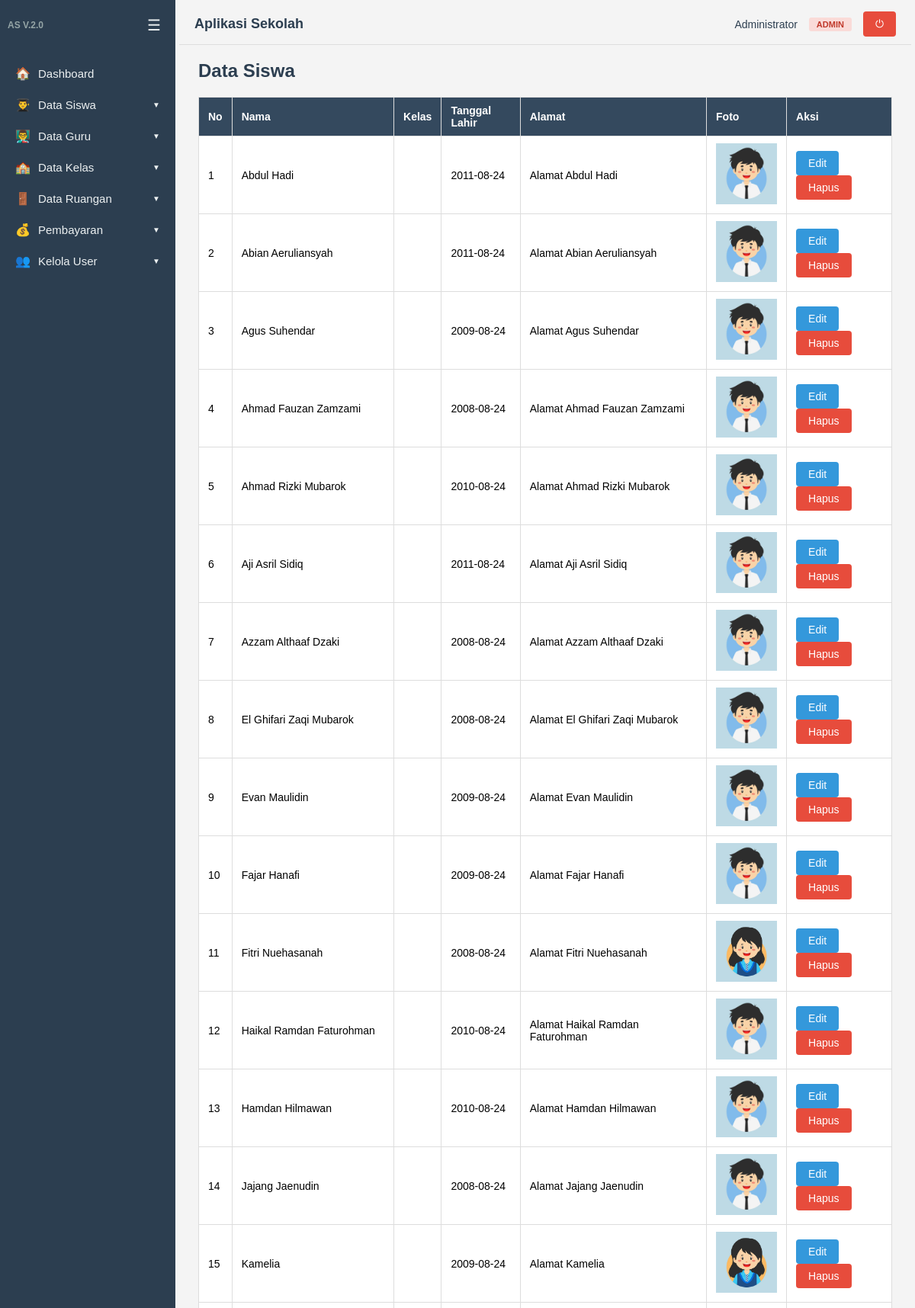
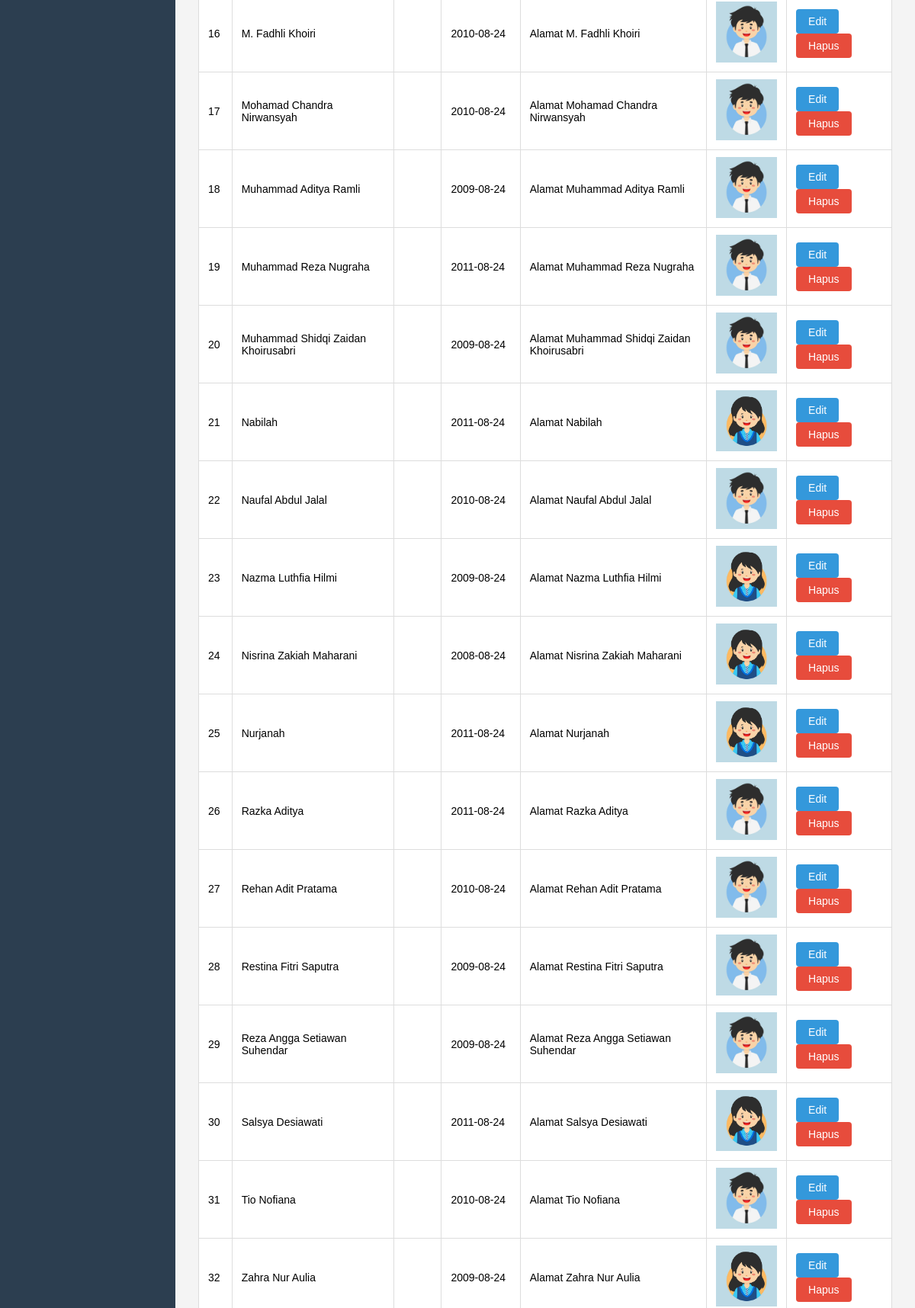
Screenshot of /siswa/tampil.php (signed in, upper part) with the database file from the repository (2 pictures, top to bottom).
### tables this page shows
CREATE TABLE `datasiswa` (
  `id` int(5) NOT NULL,
  `nama` varchar(50) NOT NULL,
  `status` enum('aktif','tidak aktif') NOT NULL DEFAULT 'aktif',
  `tanggal_lahir` date NOT NULL,
  `alamat` varchar(100) NOT NULL,
  `foto` varchar(100) DEFAULT NULL,
  `id_kelas` int(11) DEFAULT NULL
);

### siswa/tampil.php (the view, shortened to what this page needs)
<?php
include dirname(__DIR__) . '/koneksi.php';
$data = mysqli_query($koneksi, "SELECT * FROM datasiswa");
include dirname(__DIR__) . '/layout/header.php';
?>
<h2>Data Siswa</h2>
<table>
    <tr>
        <th>No</th>
        <th>Nama</th>
        <th>Kelas</th>
        <th>Tanggal Lahir</th>
        <th>Alamat</th>
        <th>Foto</th>
        <th>Aksi</th>
    </tr>
    <?php $no = 1; ?>
    <?php while ($row = mysqli_fetch_assoc($data)) : ?>
        <tr>
            <td><?= $no++; ?></td>
            <td><?= htmlspecialchars($row['nama']); ?></td>
            <td><?= htmlspecialchars($row['kelas']); ?></td>
            <td><?= htmlspecialchars($row['tanggal_lahir']); ?></td>
            <td><?= htmlspecialchars($row['alamat']); ?></td>
            <td>
                <img src="<?= BASE_URL; ?>/uploads/foto_siswa/<?= $row['foto']; ?>" width="80">
            </td>
            <td>
                <a class="btn" href="edit.php?id=<?= $row['id']; ?>">Edit</a>
                <a class="btn btn-danger" href="hapus.php?id=<?= $row['id']; ?>"
                    onclick="return confirm('Yakin ingin menghapus data ini?')">
                    Hapus
                </a>
            </td>
        </tr>
    <?php endwhile; ?>
</table>
<br>
<?php include dirname(__DIR__) . '/layout/footer.php'; ?>

### layout/header.php (style rules this page uses)
* { box-sizing: border-box; margin: 0; padding: 0; }
body { font-family: Arial, Helvetica, sans-serif; background: #f4f4f4; display: flex; min-height: 100vh; }
h2 { margin-bottom: 20px; color: #2c3e50; }
table { border-collapse: collapse; width: 100%; background: #fff; margin-bottom: 15px; }
table th, table td { border: 1px solid #ddd; padding: 9px 12px; text-align: left; font-size: 14px; }
table th { background: #34495e; color: #fff; }
.btn { display: inline-block; background: #3498db; color: #fff; border: 0; padding: 8px 16px; border-radius: 4px; cursor: pointer; text-decoration: none; font-size: 14px; }
.btn-danger { background: #e74c3c; }

### rows the page displays
datasiswa: nama "Abdul Hadi", tanggal_lahir "2011-08-24", alamat "Alamat Abdul Hadi", foto (picture)
datasiswa: nama "Abian Aeruliansyah", tanggal_lahir "2011-08-24", alamat "Alamat Abian Aeruliansyah", foto (picture)
datasiswa: nama "Agus Suhendar", tanggal_lahir "2009-08-24", alamat "Alamat Agus Suhendar", foto (picture)
datasiswa: nama "Ahmad Fauzan Zamzami", tanggal_lahir "2008-08-24", alamat "Alamat Ahmad Fauzan Zamzami", foto (picture)
datasiswa: nama "Ahmad Rizki Mubarok", tanggal_lahir "2010-08-24", alamat "Alamat Ahmad Rizki Mubarok", foto (picture)
datasiswa: nama "Aji Asril Sidiq", tanggal_lahir "2011-08-24", alamat "Alamat Aji Asril Sidiq", foto (picture)
datasiswa: nama "Azzam Althaaf Dzaki", tanggal_lahir "2008-08-24", alamat "Alamat Azzam Althaaf Dzaki", foto (picture)
datasiswa: nama "El Ghifari Zaqi Mubarok", tanggal_lahir "2008-08-24", alamat "Alamat El Ghifari Zaqi Mubarok", foto (picture)
datasiswa: nama "Evan Maulidin", tanggal_lahir "2009-08-24", alamat "Alamat Evan Maulidin", foto (picture)
datasiswa: nama "Fajar Hanafi", tanggal_lahir "2009-08-24", alamat "Alamat Fajar Hanafi", foto (picture)
datasiswa: nama "Fitri Nuehasanah", tanggal_lahir "2008-08-24", alamat "Alamat Fitri Nuehasanah", foto (picture)
datasiswa: nama "Haikal Ramdan Faturohman", tanggal_lahir "2010-08-24", alamat "Alamat Haikal Ramdan Faturohman", foto (picture)
datasiswa: nama "Hamdan Hilmawan", tanggal_lahir "2010-08-24", alamat "Alamat Hamdan Hilmawan", foto (picture)
datasiswa: nama "Jajang Jaenudin", tanggal_lahir "2008-08-24", alamat "Alamat Jajang Jaenudin", foto (picture)
datasiswa: nama "Kamelia", tanggal_lahir "2009-08-24", alamat "Alamat Kamelia", foto (picture)
datasiswa: nama "M. Fadhli Khoiri", tanggal_lahir "2010-08-24", alamat "Alamat M. Fadhli Khoiri", foto (picture)
datasiswa: nama "Mohamad Chandra Nirwansyah", tanggal_lahir "2010-08-24", alamat "Alamat Mohamad Chandra Nirwansyah", foto (picture)
datasiswa: nama "Muhammad Aditya Ramli", tanggal_lahir "2009-08-24", alamat "Alamat Muhammad Aditya Ramli", foto (picture)
datasiswa: nama "Muhammad Reza Nugraha", tanggal_lahir "2011-08-24", alamat "Alamat Muhammad Reza Nugraha", foto (picture)
datasiswa: nama "Muhammad Shidqi Zaidan Khoirusabri", tanggal_lahir "2009-08-24", alamat "Alamat Muhammad Shidqi Zaidan Khoirusabri", foto (picture)
datasiswa: nama "Nabilah", tanggal_lahir "2011-08-24", alamat "Alamat Nabilah", foto (picture)
datasiswa: nama "Naufal Abdul Jalal", tanggal_lahir "2010-08-24", alamat "Alamat Naufal Abdul Jalal", foto (picture)
datasiswa: nama "Nazma Luthfia Hilmi", tanggal_lahir "2009-08-24", alamat "Alamat Nazma Luthfia Hilmi", foto (picture)
datasiswa: nama "Nisrina Zakiah Maharani", tanggal_lahir "2008-08-24", alamat "Alamat Nisrina Zakiah Maharani", foto (picture)
datasiswa: nama "Nurjanah", tanggal_lahir "2011-08-24", alamat "Alamat Nurjanah", foto (picture)
datasiswa: nama "Razka Aditya", tanggal_lahir "2011-08-24", alamat "Alamat Razka Aditya", foto (picture)
datasiswa: nama "Rehan Adit Pratama", tanggal_lahir "2010-08-24", alamat "Alamat Rehan Adit Pratama", foto (picture)
datasiswa: nama "Restina Fitri Saputra", tanggal_lahir "2009-08-24", alamat "Alamat Restina Fitri Saputra", foto (picture)
datasiswa: nama "Reza Angga Setiawan Suhendar", tanggal_lahir "2009-08-24", alamat "Alamat Reza Angga Setiawan Suhendar", foto (picture)
datasiswa: nama "Salsya Desiawati", tanggal_lahir "2011-08-24", alamat "Alamat Salsya Desiawati", foto (picture)
datasiswa: nama "Tio Nofiana", tanggal_lahir "2010-08-24", alamat "Alamat Tio Nofiana", foto (picture)
datasiswa: nama "Zahra Nur Aulia", tanggal_lahir "2009-08-24", alamat "Alamat Zahra Nur Aulia", foto (picture)

### other values shown
$item['icon'] "🏠"
$item['label'] "Dashboard"
$item['icon'] "👨‍🎓"
$item['label'] "Data Siswa"
$item['icon'] "👨‍🏫"
$item['label'] "Data Guru"
$item['icon'] "🏫"
$item['label'] "Data Kelas"
$item['icon'] "🚪"
$item['label'] "Data Ruangan"
$item['icon'] "💰"
$item['label'] "Pembayaran"
$item['icon'] "👥"
$item['label'] "Kelola User"
$user['nama_lengkap'] "Administrator"
